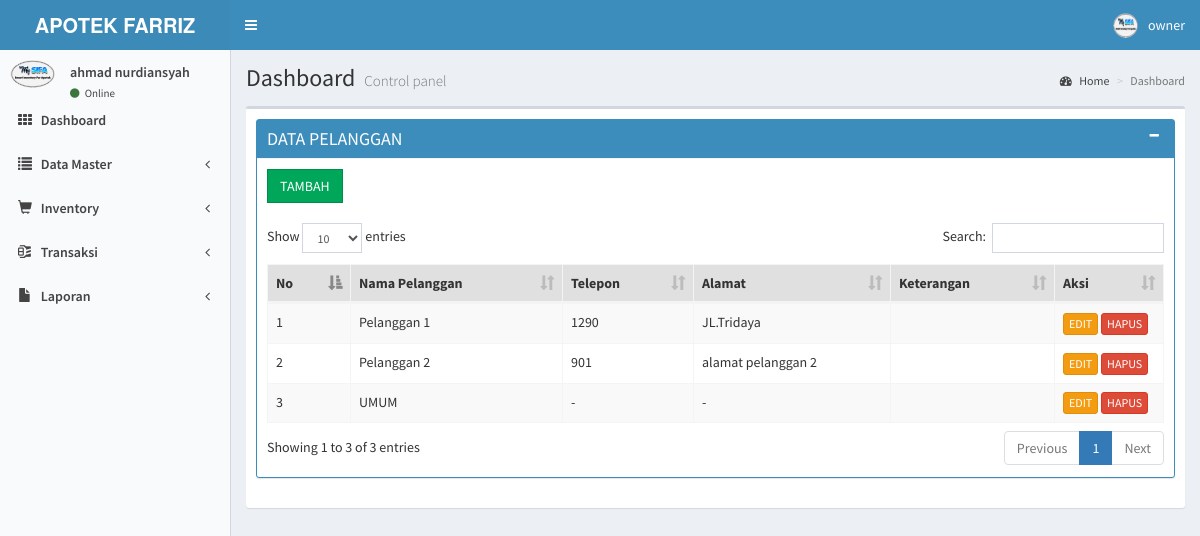
Page /masuk/media_admin.php?module=pelanggan (signed in) on the committed database.
### tables this page shows
CREATE TABLE `pelanggan` (
  `id_pelanggan` int(11) NOT NULL,
  `nm_pelanggan` varchar(100) NOT NULL,
  `tlp_pelanggan` varchar(30) NOT NULL,
  `alamat_pelanggan` text NOT NULL,
  `ket_pelanggan` text NOT NULL
);

### masuk/modul/mod_pelanggan/pelanggan.php (the view, shortened to what this page needs)
<?php
if (empty($_SESSION['username']) and empty($_SESSION['passuser'])) {
	echo "<link href=../css/style.css rel=stylesheet type=text/css>";
	echo "<div class='error msg'>Untuk mengakses Modul anda harus login.</div>";
} else {
	$aksi = "modul/mod_pelanggan/aksi_pelanggan.php";
	switch ($_GET['act']) {
		default:
			$tampil_pelanggan = mysqli_query($GLOBALS["___mysqli_ston"], "SELECT * FROM pelanggan ORDER BY id_pelanggan ASC");
?>
			<div class="box box-primary box-solid">
				<div class="box-header with-border">
					<h3 class="box-title">DATA PELANGGAN</h3>
					<div class="box-tools pull-right">
						<button class="btn btn-box-tool" data-widget="collapse"><i class="fa fa-minus"></i></button>
					</div>
				</div>
				<div class="box-body table-responsive">
					<a class='btn  btn-success btn-flat' href='?module=pelanggan&act=tambah'>TAMBAH</a>
					<br><br>
					<table id="example1" class="table table-bordered table-striped">
						<thead>
							<tr>
								<th>No</th>
								<th>Nama Pelanggan</th>
								<th>Telepon</th>
								<th>Alamat</th>
								<th>Keterangan</th>
								<th width="70">Aksi</th>
							</tr>
						</thead>
						<tbody>
							<?php
							$no = 1;
							while ($r = mysqli_fetch_array($tampil_pelanggan)) {
								echo "<tr class='warnabaris' >
											<td>$no</td>
											 <td>$r[nm_pelanggan]</td>
											 <td>$r[tlp_pelanggan]</td>
											 <td>$r[alamat_pelanggan]</td>
											 <td>$r[ket_pelanggan]</td>
											 <td>
											 <a href='?module=pelanggan&act=edit&id=$r[id_pelanggan]' title='EDIT' class='btn btn-warning btn-xs'>EDIT</a>
											 <a href=javascript:confirmdelete('$aksi?module=pelanggan&act=hapus&id=$r[id_pelanggan]') title='HAPUS' class='btn btn-danger btn-xs'>HAPUS</a>
											</td>
										</tr>";
								$no++;
							}
							echo "</tbody></table>";
							?>
				</div>
			</div>
<?php
			break;
	}
}
?>

### rows in the picture
pelanggan: nm_pelanggan "Pelanggan 1", tlp_pelanggan "1290", alamat_pelanggan "JL.Tridaya"
pelanggan: nm_pelanggan "Pelanggan 2", tlp_pelanggan "901", alamat_pelanggan "alamat pelanggan 2"
pelanggan: nm_pelanggan "UMUM", tlp_pelanggan "-", alamat_pelanggan "-"

### other values in the picture
$_SESSION['namauser'] "owner"
$_SESSION['namalengkap'] "ahmad nurdiansyah"
